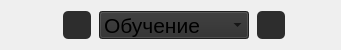
   <widget class="QWidget" name="horizontalLayoutWidget">
    <property name="geometry">
     <rect>
      <x>10</x>
      <y>110</y>
      <width>341</width>
      <height>41</height>
     </rect>
    </property>
    <layout class="QHBoxLayout" name="horizontalLayout">
     <property name="spacing">
      <number>8</number>
     </property>
     <property name="sizeConstraint">
      <enum>QLayout::SizeConstraint::SetMinimumSize</enum>
     </property>
     <property name="rightMargin">
      <number>5</number>
     </property>
     <item>
      <spacer name="horizontalSpacer">
       <property name="orientation">
        <enum>Qt::Orientation::Horizontal</enum>
       </property>
       <property name="sizeHint" stdset="0">
        <size>
         <width>40</width>
         <height>20</height>
        </size>
       </property>
      </spacer>
     </item>
     <item>
      <widget class="QToolButton" name="btn_records">
       <property name="cursor">
        <cursorShape>PointingHandCursor</cursorShape>
       </property>
       <property name="focusPolicy">
        <enum>Qt::FocusPolicy::NoFocus</enum>
       </property>
       <property name="styleSheet">
        <string notr="true">QToolButton {
	background-color: rgb(45, 45, 45);
	border-radius: 5px; /* Скругленные углы */
}
QToolButton:hover {
	background-color: rgb(45, 45, 45);
}</string>
       </property>
       <property name="text">
        <string/>
       </property>
       <property name="icon">
        <iconset>
         <normaloff>cup.png</normaloff>cup.png</iconset>
       </property>
       <property name="iconSize">
        <size>
         <width>25</width>
         <height>25</height>
        </size>
       </property>
      </widget>
     </item>
     <item>
      <widget class="QComboBox" name="comboBox">
       <property name="sizePolicy">
        <sizepolicy hsizetype="Preferred" vsizetype="MinimumExpanding">
         <horstretch>0</horstretch>
         <verstretch>0</verstretch>
        </sizepolicy>
       </property>
       <property name="minimumSize">
        <size>
         <width>150</width>
         <height>25</height>
        </size>
       </property>
       <property name="maximumSize">
        <size>
         <width>16777215</width>
         <height>35</height>
        </size>
       </property>
       <property name="font">
        <font>
         <family>Segoe UI</family>
         <pointsize>16</pointsize>
        </font>
       </property>
       <property name="cursor">
        <cursorShape>PointingHandCursor</cursorShape>
       </property>
       <property name="contextMenuPolicy">
        <enum>Qt::ContextMenuPolicy::NoContextMenu</enum>
       </property>
       <property name="styleSheet">
        <string notr="true">background-color: rgb(45, 45, 45);</string>
       </property>
       <property name="insertPolicy">
        <enum>QComboBox::InsertPolicy::NoInsert</enum>
       </property>
       <item>
        <property name="text">
         <string>Обучение</string>
        </property>
       </item>
       <item>
        <property name="text">
         <string>Лёгкая</string>
        </property>
       </item>
       <item>
        <property name="text">
         <string>Средняя</string>
        </property>
       </item>
       <item>
        <property name="text">
         <string>Сложная</string>
        </property>
       </item>
       <item>
        <property name="text">
         <string>Экстрим</string>
        </property>
       </item>
       <item>
        <property name="text">
         <string>Безумие</string>
        </property>
       </item>
       <item>
        <property name="text">
         <string>Своя</string>
        </property>
       </item>
      </widget>
     </item>
     <item>
      <widget class="QToolButton" name="btn_settings">
       <property name="cursor">
        <cursorShape>PointingHandCursor</cursorShape>
       </property>
       <property name="focusPolicy">
        <enum>Qt::FocusPolicy::NoFocus</enum>
       </property>
       <property name="styleSheet">
        <string notr="true">QToolButton {
	background-color: rgb(45, 45, 45);
	border-radius: 5px; /* Скругленные углы */
}
QToolButton:hover {
	background-color: rgb(45, 45, 45);
}</string>
       </property>
       <property name="text">
        <string/>
       </property>
       <property name="icon">
        <iconset theme="QIcon::ThemeIcon::DocumentProperties"/>
       </property>
       <property name="iconSize">
        <size>
         <width>25</width>
         <height>25</height>
        </size>
       </property>
      </widget>
     </item>
     <item>
      <spacer name="horizontalSpacer_2">
       <property name="orientation">
        <enum>Qt::Orientation::Horizontal</enum>
       </property>
       <property name="sizeHint" stdset="0">
        <size>
         <width>40</width>
         <height>20</height>
        </size>
       </property>
      </spacer>
     </item>
    </layout>
   </widget>
